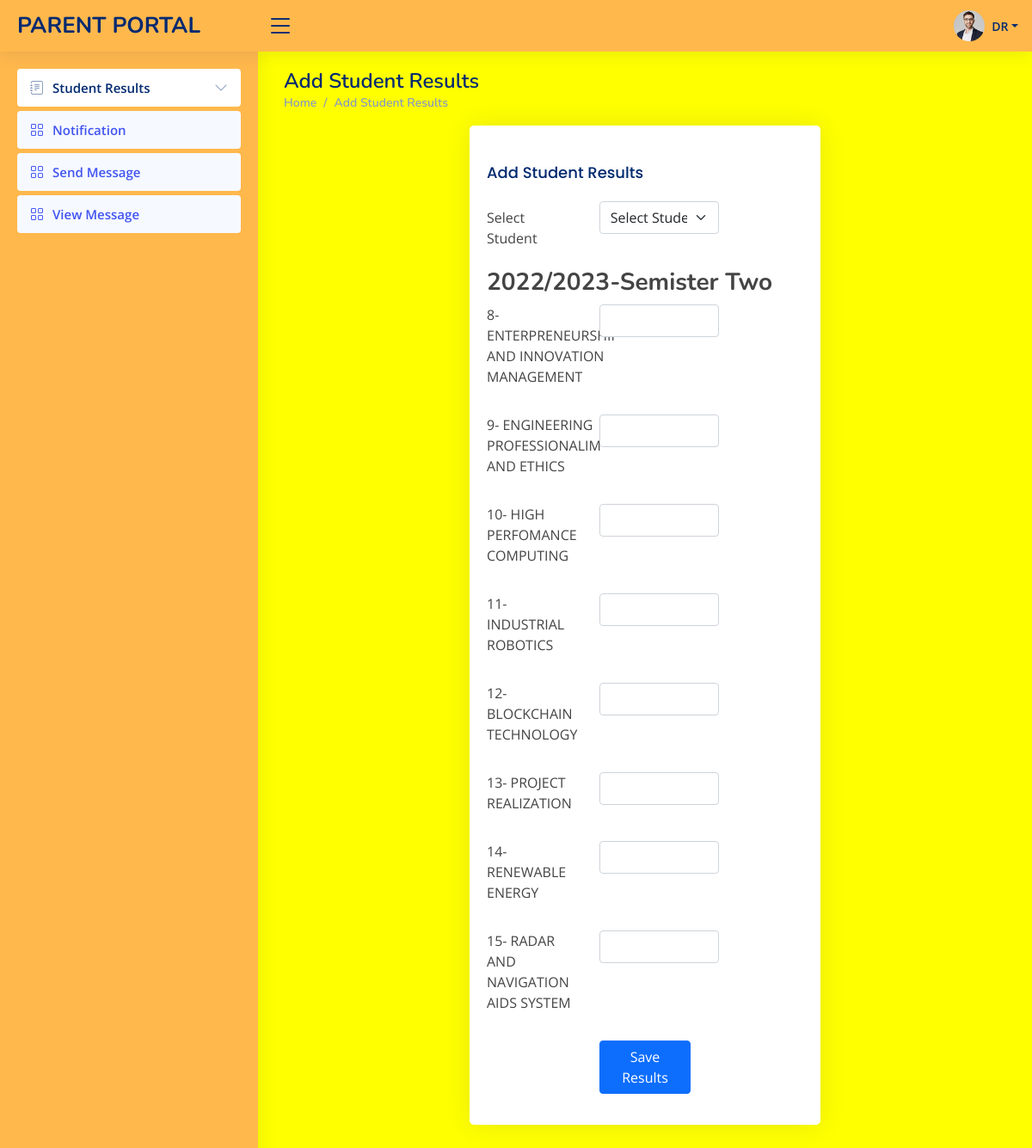
The app's page /studentresults (signed in) with its own data.
### tables this page shows
CREATE TABLE `semister` (
  `id` int(11) NOT NULL,
  `acyear` varchar(255) NOT NULL,
  `semistername` varchar(255) NOT NULL,
  `semisterstatus` int(11) NOT NULL DEFAULT 0
);

CREATE TABLE `subjects` (
  `id` int(11) NOT NULL,
  `subjectname` varchar(255) NOT NULL,
  `semisterid` int(11) NOT NULL,
  `credit` int(11) NOT NULL
);

### controllers/template.controller.php (called while the page is built)
<?php
class deftemplate
{
	static public function template()
	{
		include "views/template.php";
	}
}

### index.php (called while the page is built, shortened)
<?php
include "controllers/template.controller.php";
include "controllers/manageusers.controller.php";
include "controllers/BasicController.php";
include "models/manageusers.model.php";
$newview = new deftemplate;
$newview ->	template();

### controllers/BasicController.php (called while the page is built, shortened)
<?php
class ManageSemister
{
     static public function CurrentSemisterCtl($item, $value){
        $table = "semister";
        $answer = ManageUserMdl::CurrentSemisterMdl($table, $item, $value);
        return $answer;
    }
}

### models/connection.php (called while the page is built)
<?php
class Connection{
static	public function connect(){
		$link = new PDO("mysql:host=localhost;dbname=manageschool", "root", "");
		$link -> exec("set names utf8");
		return $link;
	}
}

### models/manageusers.model.php (called while the page is built, shortened)
<?php
require_once"connection.php";
class ManageUserMdl
{
	static public function AllManagerUsersMdl($table, $item, $value){
		if($item != null){
		$stmt = Connection::connect()->prepare("SELECT * FROM $table WHERE $item = :$item");
		$stmt -> bindParam(":".$item, $value, PDO::PARAM_STR);
		$stmt -> execute();
			return $stmt -> fetch();
		}
		else{
		$stmt = Connection::connect()->prepare("SELECT * FROM $table");
		$stmt -> execute();
		return $stmt -> fetchAll();
		}
	}
	static public function CurrentSemisterMdl($table, $item, $value){
	$stmt = Connection::connect()->prepare("SELECT *  FROM $table WHERE semisterstatus = 1 ");
		$stmt -> execute();
		return $stmt -> fetch();
	}
}

### controllers/manageusers.controller.php (called while the page is built, shortened)
<?php
class ManageUserCtrl
{
static public function ShowAllSubjectsCtrl($item, $value){
		$table = "subjects";
		$answer = ManageUserMdl::AllManagerUsersMdl($table, $item, $value);
		return $answer;
	}
}

### views/modules/studentresults.php (the view, shortened to what this page needs)
<div class="pagetitle">
  <h1>Add Student Results</h1>
  <nav>
    <ol class="breadcrumb">
      <li class="breadcrumb-item"><a href="home">Home</a></li>
      <li class="breadcrumb-item">Add Student Results</li>
    </ol>
  </nav>
</div>
<section class="section">
  <div class="row">
  	<div class="col-md-3"></div>
    <div class="col-md-6">
      <div class="card">
        <div class="card-body">
          <br>
          <div class="row">
            <div class="col-md-8">
               <h5 class="card-title">Add Student Results</h5>
            </div>
            <form method="POST" enctype="multipart/form-data">
              <div class="row mb-3">
                    <label for="inputText" class="col-sm-4 col-form-label">Select Student</label>
                    <div class="col-sm-5">
                      <select class="form-select" id="fltercompanyid" aria-label="Default select example" name="slctstudentid" required="">
                        <option value="">Select Student</option>
                      </select>
                    </div>
                  </div>
              <?php
              $item = null;
              $value = null;
              $request = ManageUserCtrl::ShowAllSubjectsCtrl($item,$value);
              $itemx = null;
              $valuex = null;
              $semister = ManageSemister::CurrentSemisterCtl($itemx,$valuex);
               ?>
               <h3> <b><?php echo $semister["acyear"].'-'.$semister["semistername"]; ?></b></h3>
                  <?php foreach ($request as $key => $value): ?>
                    <?php if ($semister['id'] ==$value['semisterid'] ): ?>
                    <div class="row">
                    <div class="col-sm-4">
                  <label for="inputText" class="form-label"><?php echo ($key+1) ?>- <?php echo $value['subjectname'] ?> </label>
                   </div>
                    <div class="col-sm-5">
                      <input type="number" min="0" class="form-control" required name="marks[]">
                    </div>
                  </div>
                  <br>
                    <?php endif ?>
                  <?php endforeach ?>
                  <div class="row mb-3">
                    <div class="col-md-4"></div>
                     <div class="col-md-4">
                      <button type="submit" name="updatesalary" class=" btn btn-primary">Save Results</button>
                    </div>
                  </div>
            </form>
        </div>
      </div>
    </div>
  </div>
</section>

### views/assets/css/style.css (style rules this page uses)
:root { scroll-behavior: smooth; }
body { font-family: "Open Sans", sans-serif; background: #f6f9ff; color: #444444; }
a { color: #4154f1; text-decoration: none; }
h1, h2, h3, h4, h5, h6 { font-family: "Nunito", sans-serif; }
.pagetitle { margin-bottom: 10px; }
.pagetitle h1 { font-size: 24px; margin-bottom: 0; font-weight: 600; color: #012970; }
.card { margin-bottom: 30px; border: none; border-radius: 5px; box-shadow: 0px 0 30px rgba(1, 41, 112, 0.1); }
.card-title { padding: 20px 0 15px 0; font-size: 18px; font-weight: 500; color: #012970; font-family: "Poppins", sans-serif; }
.card-body { padding: 0 20px 20px 20px; }
.breadcrumb { font-size: 14px; font-family: "Nunito", sans-serif; color: #899bbd; font-weight: 600; }
.breadcrumb a { color: #899bbd; transition: 0.3s; }
.breadcrumb .breadcrumb-item::before { color: #899bbd; }

### records on screen
semister: acyear "2022/2023", semistername "Semister Two"
subjects: subjectname "ENTERPRENEURSHIP AND INNOVATION MANAGEMENT"
subjects: subjectname "ENGINEERING PROFESSIONALIM AND ETHICS"
subjects: subjectname "HIGH PERFOMANCE COMPUTING"
subjects: subjectname "INDUSTRIAL ROBOTICS"
subjects: subjectname "BLOCKCHAIN TECHNOLOGY"
subjects: subjectname "PROJECT REALIZATION"
subjects: subjectname "RENEWABLE ENERGY"
subjects: subjectname "RADAR AND NAVIGATION AIDS SYSTEM"

### other values on screen
$_SESSION["username"] "DR"
